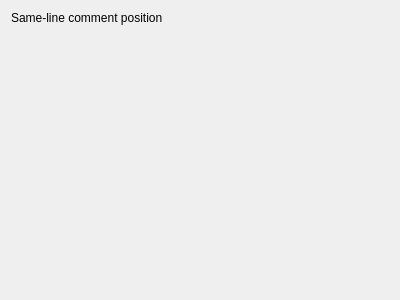
<?xml version="1.0" encoding="UTF-8"?>
<ui version="4.0">
 <class>Form</class>
 <widget class="QWidget" name="Form">
  <property name="geometry">
   <rect>
    <x>0</x>
    <y>0</y>
    <width>400</width>
    <height>300</height>
   </rect>
  </property>
  <property name="windowTitle">
   <string>Form</string>
  </property>
  <layout class="QHBoxLayout" name="horizontalLayout_2">
   <item>
    <layout class="QVBoxLayout" name="verticalLayout">
     <item>
      <layout class="QHBoxLayout" name="horizontalLayout">
       <item>
        <widget class="QLabel" name="label">
         <property name="text">
          <string>Same-line comment position</string>
         </property>
        </widget>
       </item>
       <item>
        <widget class="KIntNumInput" name="commentStartPos">
         <property name="value">
          <number>60</number>
         </property>
        </widget>
       </item>
      </layout>
     </item>
     <item>
      <spacer name="verticalSpacer">
       <property name="orientation">
        <enum>Qt::Vertical</enum>
       </property>
       <property name="sizeHint" stdset="0">
        <size>
         <width>20</width>
         <height>40</height>
        </size>
       </property>
      </spacer>
     </item>
    </layout>
   </item>
  </layout>
 </widget>
 <customwidgets>
  <customwidget>
   <class>KIntNumInput</class>
   <extends>QWidget</extends>
   <header>knuminput.h</header>
  </customwidget>
 </customwidgets>
 <resources/>
 <connections/>
</ui>
